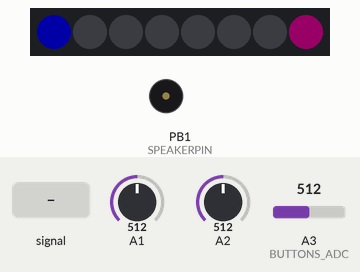
This sketch was run on a simulated ATtiny85, built with avr-gcc and run on an emulated ATtiny85. Shown: 8 RGB LEDs in strip order, left to right, buzzer (waves = sounding). The test bench sets the inputs (shaded band); at power-on: A2 = 512, A1 = 512, A3 (BUTTONS_ADC) = 512. Dim RGB values are drawn brighter than linear.

Above: at 1.2 s.
1.3 s: A3 (BUTTONS_ADC) fed a 200 Hz sine of ±255 counts around its level
At 1.67 s:
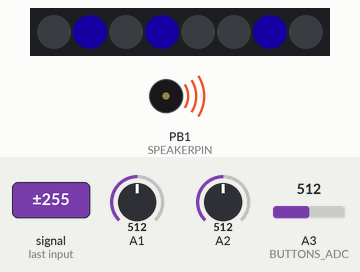
3.2 s: A2 set to 53
At 4.49 s:
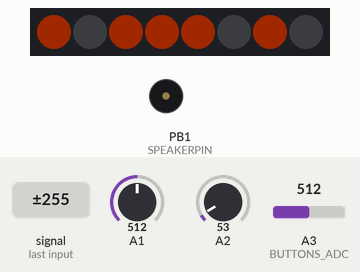
5.4 s: A2 set to 122
At 5.63 s:
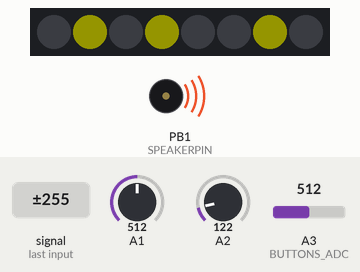
7.2 s: A2 set to 180
At 7.63 s:
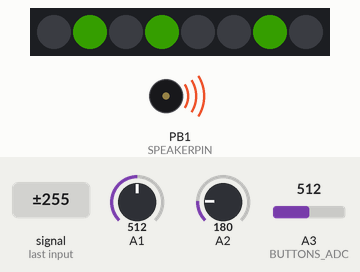
9.2 s: A2 set to 160
At 10.27 s:
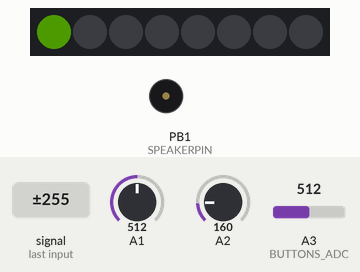
11.0 s: A1 set to 716
At 37.09 s:
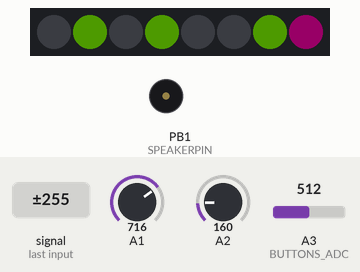
Timing chart, 0 to 38.4 s (numbered marks = the images above; inputs shaded):
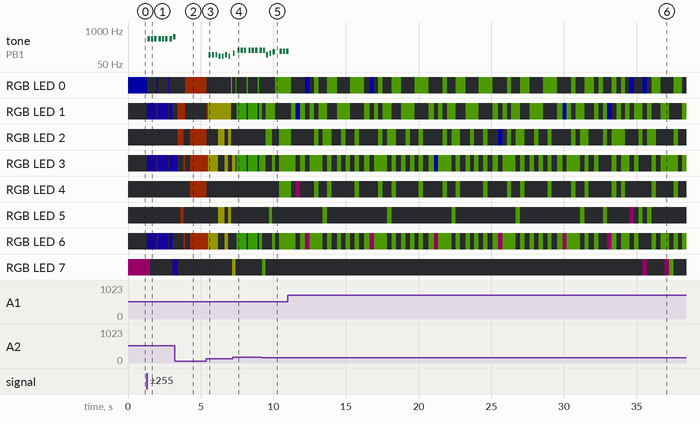

The sketch:

NEO_023_JingleBells.ino
```cpp
// (licence header left out)
#include "pitches.h"

#include <Adafruit_NeoPixel.h>
#ifdef __AVR__
#include <avr/power.h>
#endif

// hardware description / pin connections
#define SPEAKERPIN      1
#define NEOPIXELPIN     0
#define POTI_RIGHT     A1
#define POTI_LEFT      A2
#define BUTTONS_ADC    A3

#define NUMPIXELS      8

// hardware calibration
#define Vbutton_left   380
#define Vbutton_right  300
#define Vbutton_both   240
#define Vcc            37 // 3.7 V for LiPo
#define Vdiv           26 // measure max Voltage on Analog In

Adafruit_NeoPixel pixels = Adafruit_NeoPixel(NUMPIXELS, NEOPIXELPIN, NEO_GRB + NEO_KHZ800);

// fast pin access
#define AUDIOPIN (1<<SPEAKERPIN)
#define PINLOW (PORTB&=~AUDIOPIN)
#define PINHIGH (PORTB|=AUDIOPIN)

// variables
uint16_t speedPoti;
uint16_t colorPoti;
byte buttonState1 = LOW;
byte lastButtonState1 = LOW;
byte buttonCount1 = 0;
byte buttonReset1 = 4;

byte buttonState2 = LOW;
byte lastButtonState2 = LOW;
byte buttonCount2 = 0;
byte buttonReset2 = 4;

////////////////////////////////////////////////////////////////////////////////////////////////////////////////////////
/* Specific functions of the 8Bit Mixtape NEO
 ___ _____ _ _      _____ _     _                  _____ _____ _____
| . | __  |_| |_   |     |_|_ _| |_ ___ ___ ___   |   | |   __|     |
| . | __ -| |  _|  | | | | |_'_|  _| .'| . | -_|  | | | |   __|  |  |
|___|_____|_|_|    |_|_|_|_|_,_|_| |__,|  _|___|  |_|___|_____|_____|
                                       |_|
========================================================================================================================
   _________
  | 8Bit(x) |   uint8_t   getButton()                       -> 1 left, 2 right  3 both
  |  o___o  |   uint16_t  analogReadScaled(uint8_t channel) -> scale the adc of the voltage divider to a return value: 0..1023
  |__/___\__|

//////////////////////////////////////////////////////////////////////////////////////////////////////////////////////*/

uint8_t getButton()
{
  uint8_t button = 0;
  if (analogRead(BUTTONS_ADC) < Vbutton_left) button = 1;
  if (analogRead(BUTTONS_ADC) < Vbutton_right) button = 2;
  if (analogRead(BUTTONS_ADC) < Vbutton_both) button = 3;

  return button;
}

uint8_t getButtonState()
{
  uint8_t state = 0;
  int x = getButton();

  if (x == 0) {
    buttonState1 = LOW; //high means not pressed
    buttonState2 = LOW;
  }
  if (x == 1) buttonState1 = HIGH; // low means pressed
  if (x == 2) buttonState2 = HIGH;

  if (buttonState1 != lastButtonState1 && buttonState1 == LOW) {
    if (buttonState2 == LOW){
    //do this on press of button 1
       buttonCount1++;
       if (buttonCount1 >= buttonReset1) {
        buttonCount1 = 0;
       }
    }
  }

  if (buttonState2 != lastButtonState2 && buttonState2 == LOW) {
    if (buttonState1 == LOW){
    //do this on press of button 2
       buttonCount2++;
       if (buttonCount2 >= buttonReset2) {
        buttonCount2 = 0;
       }
    }
  }

  return state;
}

uint16_t analogReadScaled(uint8_t channel)
{
  uint16_t value = analogRead(channel);
  value = value * Vcc / Vdiv;
  if (value > 1023) value = 1023;
  return value;
}

////////////////////////////////////////////////////////////////////////////////////////////////////////////////////////
/* Specific functions of the 8Bit Mixtape NEO
 _____         _   _                    _    _____               _
|   __|_ _ ___| |_| |_ ___    ___ ___ _| |  |   __|___ _ _ ___ _| |___
|__   | | |   |  _|   |_ -|  | .'|   | . |  |__   | . | | |   | . |_ -|
|_____|_  |_|_|_| |_|_|___|  |__,|_|_|___|  |_____|___|___|_|_|___|___|
      |___|
========================================================================================================================
   _________
  | 8Bit(x) |   void playSound(long freq_Hz, long duration_ms)
  |  o___o  |   void playMart(int notes[])    -> see below
  |__/___\__|

//////////////////////////////////////////////////////////////////////////////////////////////////////////////////////*/

void playSound(long freq_Hz, long duration_ms)
{
  uint16_t n;
  uint32_t delayTime_us;
  uint32_t counts;

  delayTime_us = 1000000UL / (freq_Hz*colorPoti>>6);
  counts = duration_ms * 1000 / delayTime_us;

  for (n = 0; n < counts; n++)
  {
    PINHIGH;
    delayMicroseconds(delayTime_us);
    PINLOW;
    delayMicroseconds(delayTime_us);
  }
}

void playMart(int notes[]);

// available chord to arpeggiate
//C major
int c[] = {
  NOTE_E4, NOTE_E4, NOTE_E4, PAUSE, NOTE_E4, NOTE_E4, NOTE_E4, PAUSE,
  NOTE_E4, NOTE_G4, NOTE_C4, NOTE_D4, NOTE_E4, PAUSE, PAUSE, PAUSE,
  NOTE_F4, NOTE_F4, NOTE_F4, NOTE_F4, NOTE_F4, NOTE_E4, NOTE_E4, NOTE_E4,
  NOTE_E4, NOTE_D4, NOTE_D4, NOTE_E4, NOTE_D4, PAUSE, NOTE_G4, PAUSE,
  NOTE_E4, NOTE_E4, NOTE_E4, PAUSE, NOTE_E4, NOTE_E4, NOTE_E4, PAUSE,
  NOTE_E4, NOTE_G4, NOTE_C4, NOTE_D4, NOTE_E4, PAUSE, PAUSE, PAUSE,
  NOTE_F4, NOTE_F4, NOTE_F4, NOTE_F4, NOTE_F4, NOTE_E4, NOTE_E4, NOTE_E4,
  NOTE_G4, NOTE_G4, NOTE_F4, NOTE_D4, NOTE_C4, PAUSE, PAUSE, PAUSE
};

int pauseBetweenNotes = 100;
int noteDuration_ms = 150;

void playMart(int notes[])
{
  // iterate over the notes of the melody:
  for (int thisNote = 0; thisNote <= 63; thisNote++) {
    speedPoti = 1023 - analogReadScaled(POTI_RIGHT)>>2;
    colorPoti = analogReadScaled(POTI_LEFT)>>2;
    pauseBetweenNotes=speedPoti*110/100;
    noteDuration_ms = speedPoti;
    displayBinrayValue(notes[thisNote],Wheel(colorPoti));
    pixels.show(); // This sends the updated pixel color to the hardware.

    playSound( notes[thisNote], noteDuration_ms);
    setColorAllPixel(0); // pixels off
    // to distinguish the notes, set a minimum time between them.
    // the note's duration + 30% seems to work well:
    delay(pauseBetweenNotes);

  }
  delay(pauseBetweenNotes*5);
}

////////////////////////////////////////////////////////////////////////////////////////////////////////////////////////
/* Specific functions of the NEO-Pixel Library
 _____ _____ _____        _         _
|   | |   __|     |   ___|_|_ _ ___| |
| | | |   __|  |  |  | . | |_'_| -_| |
|_|___|_____|_____|  |  _|_|_,_|___|_|
                     |_|
========================================================================================================================
   _________
  | NEO(x)  |   void setColorAllPixel(uint32_t color)                   -> Sets all the pixels to the same color
  |  o___o  |   void displayBinrayValue(uint16_t value, uint32_t color) -> displays binary number
  |__/___\__|   uint32_t Wheel(byte WheelPos)                           -> Input a value 0 to 255 to get a color value.
                                                                        The colours are a transition r - g - b - back to r.
                void rainbowCycle(uint8_t wait, uint8_t rounds)         -> makes a Rainbow :-)

//////////////////////////////////////////////////////////////////////////////////////////////////////////////////////*/

void setColorAllPixel(uint32_t color)
{
  uint8_t n;
  for (n = 0; n < NUMPIXELS; n++)
  {
    pixels.setPixelColor(n, color);
  }
}

void displayBinrayValue(uint16_t value, uint32_t color)
{
  uint8_t n;
  for (n = 0; n < NUMPIXELS; n++)
  {
    if (value & (1 << n)) pixels.setPixelColor(n, color);
    //else pixels.setPixelColor(n,0); // off
  }
}

uint32_t Wheel(byte WheelPos) {
  WheelPos = 255 - WheelPos;
  if (WheelPos < 85) {
    return pixels.Color(255 - WheelPos * 3, 0, WheelPos * 3);
  }
  if (WheelPos < 170) {
    WheelPos -= 85;
    return pixels.Color(0, WheelPos * 3, 255 - WheelPos * 3);
  }
  WheelPos -= 170;
  return pixels.Color(WheelPos * 3, 255 - WheelPos * 3, 0);
}

////////////////////////////////////////////////////////////////////////////////////////////////////////////////////////
/* the setup routine runs once when you start the tape or press reset
========================================================================================================================
   _________            _
  | setup() |   ___ ___| |_ _ _ _ _
  |  o___o  |  |_ -| -_|  _| | | . |
  |__/___\__|  |___|___|_| |___|  _|
                               |_|
//////////////////////////////////////////////////////////////////////////////////////////////////////////////////////*/

void setup()
{
#if defined (__AVR_ATtiny85__)
  if (F_CPU == 16000000) clock_prescale_set(clock_div_1);
#endif

  pixels.begin(); // This initializes the NeoPixel library.
  pixels.setBrightness(40);
  pinMode(SPEAKERPIN, OUTPUT);

}

////////////////////////////////////////////////////////////////////////////////////////////////////////////////////////
/* The main loop to put all your code
========================================================================================================================
   _________    _
  | loop()  |  | |___ ___ ___
  |  o___o  |  | | . | . | . |
  |__/___\__|  |_|___|___|  _|
                         |_|
//////////////////////////////////////////////////////////////////////////////////////////////////////////////////////*/

void loop()
{
  //uint16_t speedPoti = analogReadScaled(POTI_LEFT);
  speedPoti = analogReadScaled(POTI_RIGHT)>>2;
  pauseBetweenNotes=speedPoti*110/100;
  noteDuration_ms = speedPoti;

  //read the buttons
  uint8_t x = getButtonState();

  if (buttonCount2 == 1)  {
    playMart(c); //
  }

  setColorAllPixel (0);
  pixels.setPixelColor(buttonCount1, Wheel(170));
  pixels.setPixelColor(NUMPIXELS-buttonCount2-1, Wheel(220));
  pixels.show(); // This sends the updated pixel color to the hardware.

  lastButtonState1 = buttonState1;
  lastButtonState2 = buttonState2;

}
```

pitches.h
```cpp
// This file is from the Arduino Webside
// https://www.arduino.cc/en/Tutorial/toneMelody
//
/*************************************************
 * Public Constants
 *************************************************/
#define PAUSE  1
#define NOTE_B0  31
#define NOTE_C1  33
#define NOTE_CS1 35
#define NOTE_D1  37
#define NOTE_DS1 39
#define NOTE_E1  41
#define NOTE_F1  44
#define NOTE_FS1 46
#define NOTE_G1  49
#define NOTE_GS1 52
#define NOTE_A1  55
#define NOTE_AS1 58
#define NOTE_B1  62
#define NOTE_C2  65
#define NOTE_CS2 69
#define NOTE_D2  73
#define NOTE_DS2 78
#define NOTE_E2  82
#define NOTE_F2  87
#define NOTE_FS2 93
#define NOTE_G2  98
#define NOTE_GS2 104
#define NOTE_A2  110
#define NOTE_AS2 117
#define NOTE_B2  123
#define NOTE_C3  131
#define NOTE_CS3 139
#define NOTE_D3  147
#define NOTE_DS3 156
#define NOTE_E3  165
#define NOTE_F3  175
#define NOTE_FS3 185
#define NOTE_G3  196
#define NOTE_GS3 208
#define NOTE_A3  220
#define NOTE_AS3 233
#define NOTE_B3  247
#define NOTE_C4  262
#define NOTE_CS4 277
#define NOTE_D4  294
#define NOTE_DS4 311
#define NOTE_E4  330
#define NOTE_F4  349
#define NOTE_FS4 370
#define NOTE_G4  392
#define NOTE_GS4 415
#define NOTE_A4  440
#define NOTE_AS4 466
#define NOTE_B4  494
#define NOTE_C5  523
#define NOTE_CS5 554
#define NOTE_D5  587
#define NOTE_DS5 622
#define NOTE_E5  659
#define NOTE_F5  698
#define NOTE_FS5 740
#define NOTE_G5  784
#define NOTE_GS5 831
#define NOTE_A5  880
#define NOTE_AS5 932
#define NOTE_B5  988
#define NOTE_C6  1047
#define NOTE_CS6 1109
#define NOTE_D6  1175
#define NOTE_DS6 1245
#define NOTE_E6  1319
#define NOTE_F6  1397
#define NOTE_FS6 1480
#define NOTE_G6  1568
#define NOTE_GS6 1661
#define NOTE_A6  1760
#define NOTE_AS6 1865
#define NOTE_B6  1976
#define NOTE_C7  2093
#define NOTE_CS7 2217
#define NOTE_D7  2349
#define NOTE_DS7 2489
#define NOTE_E7  2637
#define NOTE_F7  2794
#define NOTE_FS7 2960
#define NOTE_G7  3136
#define NOTE_GS7 3322
#define NOTE_A7  3520
#define NOTE_AS7 3729
#define NOTE_B7  3951
#define NOTE_C8  4186
#define NOTE_CS8 4435
#define NOTE_D8  4699
#define NOTE_DS8 4978
```

Measured:
- after the input at 1.3 s, tone on PB1 (SPEAKERPIN): silent → 469 Hz after 0.06 s, then repeats every 0.76 s: 2 × (silent 0.07 s, 469 Hz 0.16 s), silent 0.15 s, 469 Hz 0.16 s; RGB LED 0: alternates RGB(5, 0, 35) for 0.08 s and off for 0.68 s, starting at once
- after the input at 3.2 s, tone on PB1 (SPEAKERPIN): goes on until 3.3 s, then stays silent; the LEDs: first change after 0.23 s (image 2 shows a later state)
- after the input at 5.4 s, the LEDs: first differ from a run without the input after 0.13 s (image 3)
- after the input at 7.2 s, the LEDs: first change after 0.20 s (image 4 shows a later state)
- after the input at 9.2 s, the LEDs: first change after 0.05 s (image 5 shows a later state)
- after the input at 11.0 s, tone on PB1 (SPEAKERPIN): goes on until 11.1 s, then stays silent
- what the display in image 1 shows lasts 0.5 s, from 1.5 s to 2.0 s
